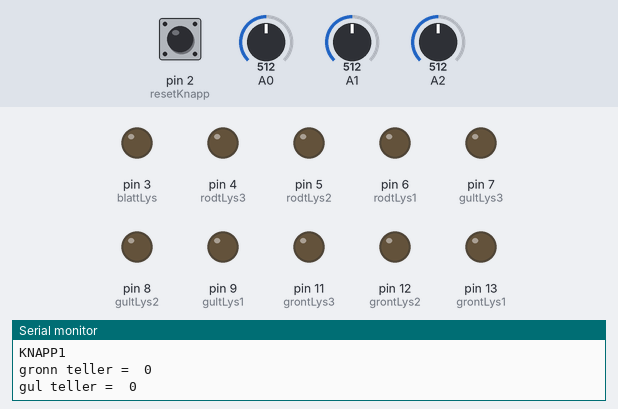
This sketch was run on a simulated Arduino Uno, built with avr-gcc and run on an emulated ATmega328P. Shown: output pins drawn as LEDs (lit = HIGH), the last lines printed to the serial monitor. Inputs (shaded band) come from the test bench; at power-on: A0 = 512, A2 = 512, pin 2 (resetKnapp) HIGH, A1 = 512.

Above: at 1.2 s.
1.3 s: A0 set to 488
At 2.2 s:
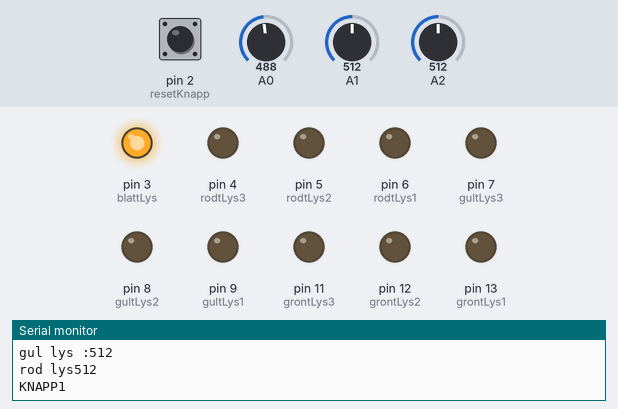
8.9 s: A2 set to 982
11.9 s: A2 set to 1007
Timing chart, 0 to 14.9 s (numbered marks = the images above; inputs shaded):
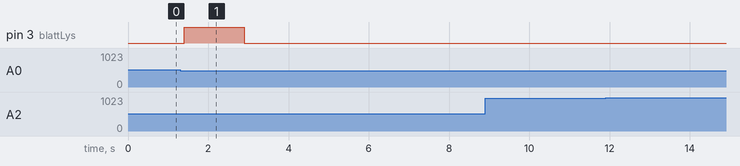

The sketch:

locust.ino
```cpp
int gronnPr = 0; // store the current light value
int gulPr = 0;
int rodPr = 0;
const int grense = 500;
const int resetKnapp = 2;
int knappStatus = 0;
int gronnTeller = 0;
int gulTeller = 0;
int rodTeller = 0;

const int blattLys = 3;

const int grontLys1 = 13;
const int grontLys2 = 12;
const int grontLys3 = 11;

const int gultLys1 = 9;
const int gultLys2 = 8;
const int gultLys3 = 7;

const int rodtLys1 = 6;
const int rodtLys2 = 5;
const int rodtLys3 = 4;
int sistOppdatert = 0;


void setup() {
    // put your setup code here, to run once:
    Serial.begin(9600); //configure  serial to talk to computer
  //groenne

  pinMode(resetKnapp, INPUT_PULLUP);

  pinMode(blattLys, OUTPUT);//blattLys lys

  //gronne
  pinMode(grontLys1, OUTPUT);
  pinMode(grontLys2, OUTPUT);
  pinMode(grontLys3, OUTPUT);

  // gule
  pinMode(gultLys1, OUTPUT);
  pinMode(gultLys2, OUTPUT);
  pinMode(gultLys3, OUTPUT);

  // rode
  pinMode(rodtLys1, OUTPUT);
  pinMode(rodtLys2, OUTPUT);
  pinMode(rodtLys3, OUTPUT);
}


void  loop() {
    // put your main code here, to run repeatedly:
    gronnPr = analogRead(A0);  // read and save value from PR
    gulPr = analogRead(A1);
    rodPr = analogRead(A2);
  	// Forslag fra bruker, fungerte ikke
	knappStatus = digitalRead(resetKnapp);
  /*
  	if(digitalRead(resetKnapp) == LOW) {
      knappStatus = HIGH;
    }else {
      	knappStatus = LOW;
     }
     */

    Serial.println("groent lys: " + String(gronnPr)); // print current  light value
    Serial.println("gul lys :" + String(gulPr)); // print current  light value
    Serial.println("rod lys" + String(rodPr)); // print current  light value
	Serial.println("KNAPP" + String(knappStatus));


  	if (knappStatus == LOW){
    gronnTeller = 0;
    gulTeller = 0;
    rodTeller = 0;
    digitalWrite(grontLys1, LOW);//evt sette alle disse inne i en else nede
    digitalWrite(grontLys2, LOW);
    digitalWrite(grontLys3, LOW);
    digitalWrite(gultLys1, LOW);
    digitalWrite(gultLys2, LOW);
    digitalWrite(gultLys3, LOW);
    digitalWrite(rodtLys1, LOW);
    digitalWrite(rodtLys2, LOW);
    digitalWrite(rodtLys3, LOW);
    Serial.println("RESET KNAPP TRYKKET");
    delay(6000);

  }


  if (gronnPr < grense && gulPr > grense && rodPr > grense && sistOppdatert != 1){
    gronnTeller ++;
    sistOppdatert = 1;
    digitalWrite(blattLys, HIGH);
    delay(1500);
    digitalWrite(blattLys, LOW);

  }

  if (gulPr < grense && gronnPr > grense && rodPr > grense && sistOppdatert != 2){
    gulTeller ++;
    sistOppdatert = 2;
   	digitalWrite(blattLys, HIGH);
	delay(1500);
    digitalWrite(blattLys, LOW);

  }

  if (rodPr < grense && gronnPr > grense && gulPr > grense && sistOppdatert != 3){
    rodTeller ++;
    sistOppdatert = 3;
    digitalWrite(blattLys, HIGH);
	delay(1500);
    digitalWrite(blattLys, LOW);

  }

  Serial.println("gronn teller =  " + String(gronnTeller));
  Serial.println("gul teller =  " + String(gulTeller));
  Serial.println("rod teller = " + String(rodTeller));


  //lysene


  if (gronnTeller >= 3 && gronnTeller < 6 ){
    digitalWrite(grontLys1, HIGH);

  }
  if (gronnTeller >= 6 && gronnTeller < 9){
    digitalWrite(grontLys2, HIGH);
  }
  if (gronnTeller >= 9){
    digitalWrite(grontLys3, HIGH);
  }


  if (gulTeller >= 3 && gulTeller < 6){
    digitalWrite(gultLys1, HIGH);

  }
  if (gulTeller >= 6 && gulTeller < 9){
    digitalWrite(gultLys2, HIGH);
  }
  if (gulTeller >= 9){
    digitalWrite(gultLys3, HIGH);

  }


  if (rodTeller >= 3 && rodTeller < 6){
    digitalWrite(rodtLys1, HIGH);

  }
  if (rodTeller >= 6 && rodTeller < 9){
    digitalWrite(rodtLys2, HIGH);
  }
  if (rodTeller >= 9){
    digitalWrite(rodtLys3, HIGH);
  }


delay(100);
}
```

Measured:
- the behaviour switches between 500 and 499 on A0 (found by bisection; images 0 and 1)
- after the input at 1.3 s, pin 3 (blattLys): LOW → HIGH after 0.10 s, → LOW 1.5 s later
